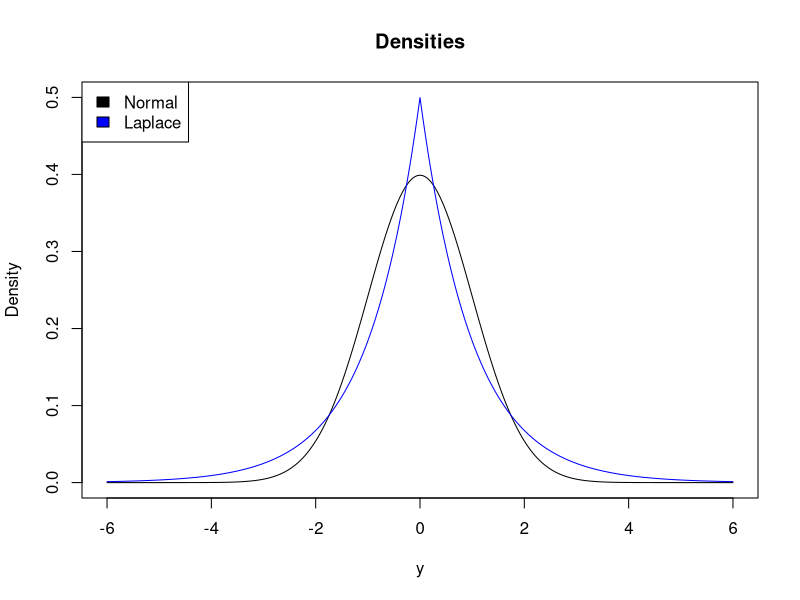
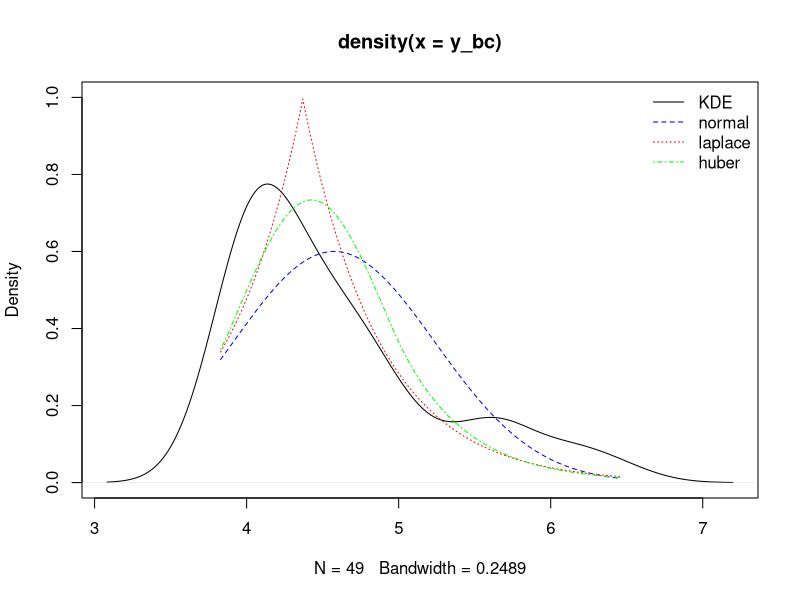
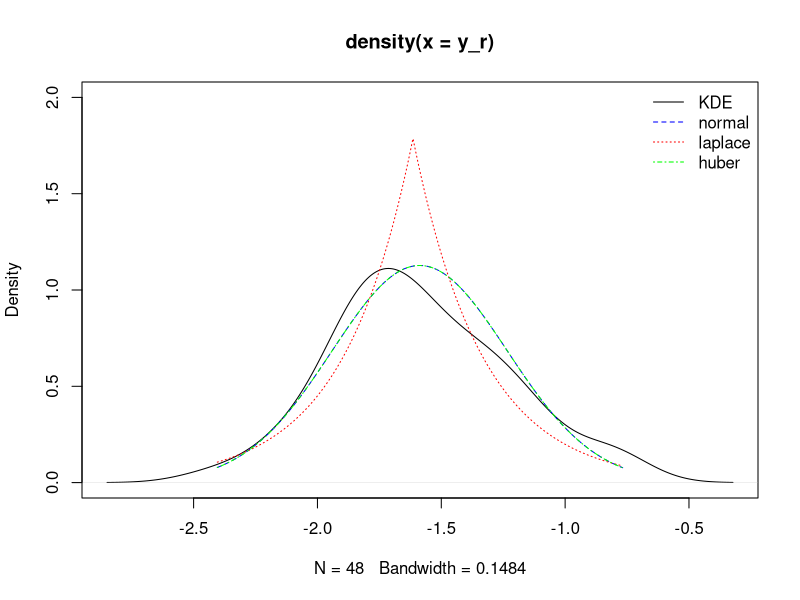
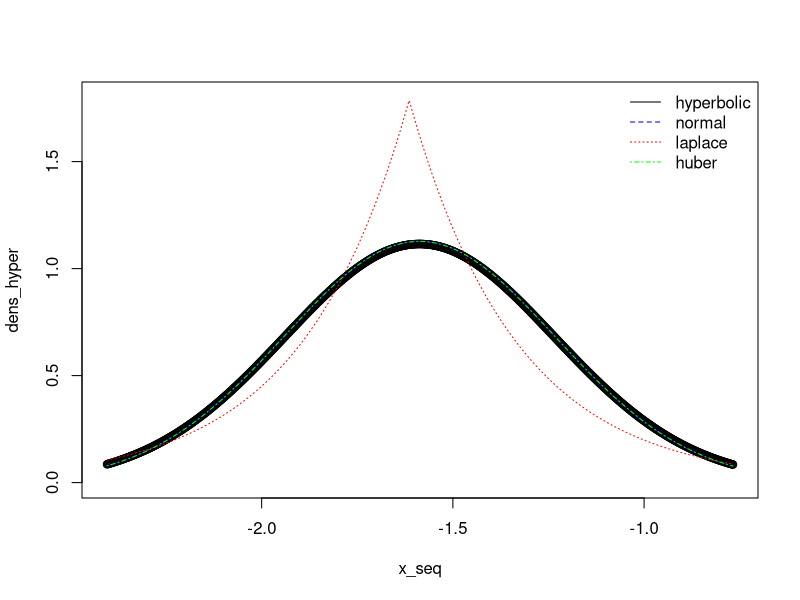
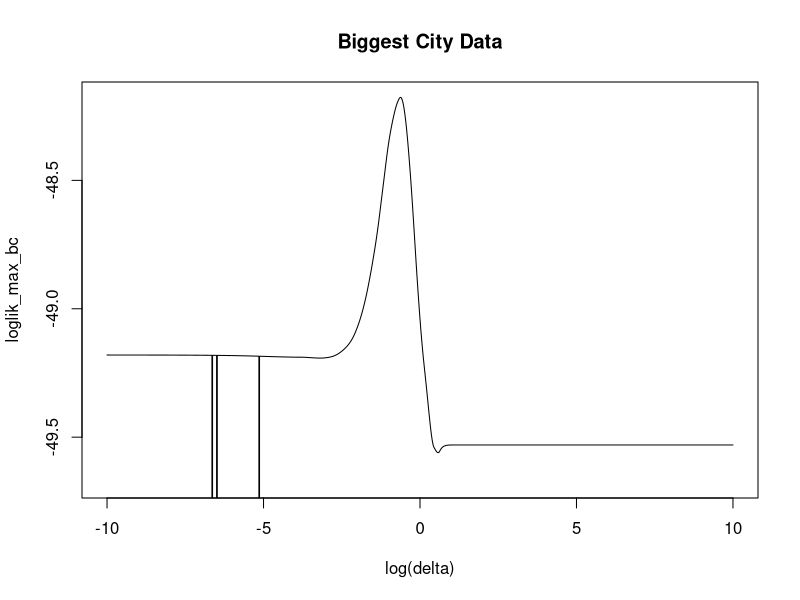
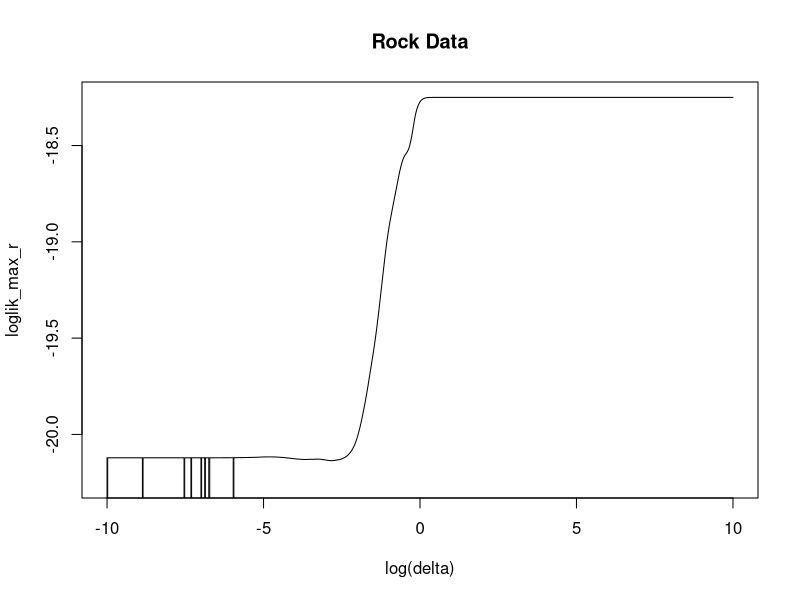
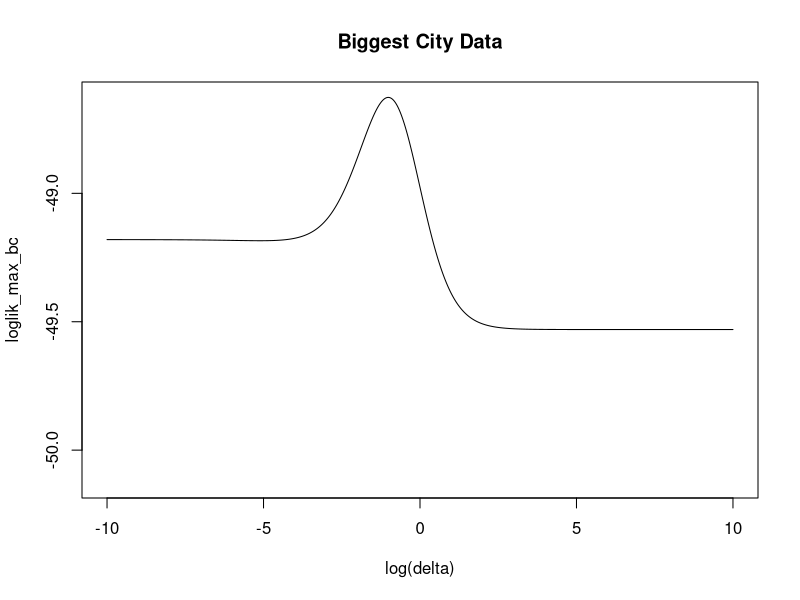
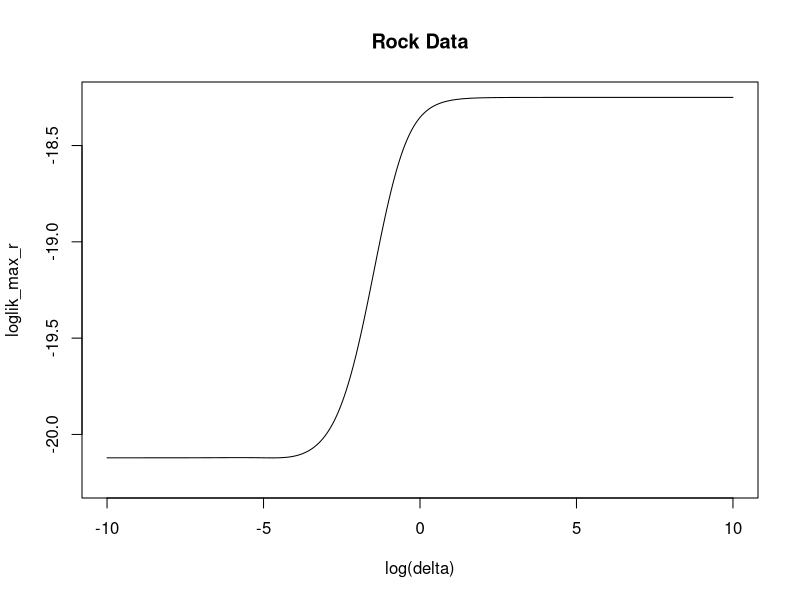

Here is the R script that generated these plots, in order:
## ---- chunk 1
knitr::opts_chunk$set(echo = TRUE)
library(boot)
## ---- chunk 2
dlaplace = function(x,location=0,scale=1,log=FALSE){
  out = -abs(x-location)/scale -log(2*scale)
  if(log){out}else{exp(out)}
}
## ---- chunk 3
x = seq(-6,6,length.out=10000)
dens_norm = dnorm(x)
dens_laplace = dlaplace(x)
plot(dens_norm~x,main="Densities",ylim=c(0,0.5),ylab="Density",xlab="y",type="l")
lines(dens_laplace~x,col="blue")
legend("topleft",c("Normal","Laplace"),fill=c("black","blue"))
## ---- chunk 4
mle_normal = function(y,return_vcov=TRUE){
  # The parameterization is for theta = (mu,sigma)
  # mu = mean, sigma = standard deviation
  # The returned vcov is in this parameterization
  # initial optimization is done using log(sigma)
  f_norm_trans = function(theta_trans){
    # function for log-likelihood for transformed variables
    mu = theta_trans[1]
    sigma = exp(theta_trans[2])
    sum(dnorm(y,mean=mu,sd=sigma,log=TRUE))
  }
  # getting optimum under transformation
  control = list(fnscale=-1,maxit=1000,reltol=1e-10)
  opt_trans = optim(c(0,0),f_norm_trans,control=control,hessian=FALSE)
  # making output for untransformed variables
  mu = opt_trans$par[1]
  sigma = exp(opt_trans$par[2])
  theta = c(mu=mu,sigma=sigma)
  loglik = opt_trans$value
  out = list(theta=theta,loglik=loglik)
  # getting vcov if we want to return it
  if(return_vcov){
    f_norm = function(theta){
      # log-likelihood function for untransformed variables
      mu = theta[1]
      sigma = theta[2]
      sum(dnorm(y,mean=mu,sd=sigma,log=TRUE))
    }
    # getting vcov and putting it into output
    # optimHess just computes and outputs the hessian
    hessian = optimHess(theta,f_norm,control=control)
    # we have to negate and invert the hessian for vcov
    # solve inverts matrices
    out$vcov = solve(-hessian)
  }
  # returning output
  return(out)
}
mle_laplace = function(y){
  # The parameterization is for theta = (mu,sigma)
  # mu = location, sigma = scale
  # The returned vcov is in this parameterization
  # initial optimization is done using log(sigma)
  f_laplace_trans = function(theta_trans){
    # function for log-likelihood for transformed variables
    mu = theta_trans[1]
    sigma = exp(theta_trans[2])
    sum(dlaplace(y,location=mu,scale=sigma,log=TRUE))
  }
  # getting optimum under transformation
  control = list(fnscale=-1,maxit=1000,reltol=1e-10)
  opt_trans = optim(c(0,0),f_laplace_trans,control=control,hessian=FALSE)
  # making output for untransformed variables
  mu = opt_trans$par[1]
  sigma = exp(opt_trans$par[2])
  theta = c(mu=mu,sigma=sigma)
  loglik = opt_trans$value
  out = list(theta=theta,loglik=loglik)
  # returning output
  return(out)
}
## ---- chunk 5
library(boot)
data(rock)
y_r = log(rock$shape)
fit_norm_y_r = mle_normal(y_r,FALSE)
fit_laplace_y_r = mle_laplace(y_r)
fit_norm_y_r
fit_laplace_y_r
## ---- chunk 6
data(bigcity)
y_bc = log(bigcity$x)
fit_norm_y_bc = mle_normal(y_bc,FALSE)
fit_laplace_y_bc = mle_laplace(y_bc)
fit_norm_y_bc
fit_laplace_y_bc
## ---- chunk 7
dhuber = function(y,mu=0,delta=1,alpha=1,log=FALSE){
  # mu is location, delta is caliper, alpha is tail-shaoe
  NC = 2*exp(-alpha/2)*delta/alpha+ 
    delta*sqrt(2*pi/alpha)*(pnorm(sqrt(alpha))-pnorm(-sqrt(alpha)))
  log_NC = log(NC)
  out = -alpha*ifelse(abs(y-mu)<=delta,(y-mu)^2/(2*delta^2),abs(y-mu)/delta-1/2)
  out = out - log_NC
  if(log){out}else{exp(out)}
}
## ---- chunk 8
mle_huber = function(y){
  # The parameterization is for theta = (mu,delta,alpha)
  # The returned vcov is in this parameterization
  # initial optimization is done using log(delta) and log(alpha)
  f_huber_trans = function(theta_trans){
    # function for log-likelihood for transformed variables
    mu = theta_trans[1]
    delta = exp(theta_trans[2])
    alpha = exp(theta_trans[3])
    sum(dhuber(y,mu,delta,alpha,log=TRUE))
  }
  # getting optimum under transformation
  control = list(fnscale=-1,maxit=1000,reltol=1e-10)
  opt_trans = optim(c(0,0,0),f_huber_trans,control=control,hessian=FALSE)
  # making output for untransformed variables
  mu = opt_trans$par[1]
  delta = exp(opt_trans$par[2])
  alpha = exp(opt_trans$par[3])
  theta = c(mu=mu,delta=delta,alpha=alpha)
  loglik = opt_trans$value
  out = list(theta=theta,loglik=loglik)
  # returning output
  return(out)
}
## ---- chunk 9
# task 1
# the MLE from the Huber density for both data sets
##AJW## just input the data to the mle function, not dhuber(data) OH!
#mle_huber(dhuber(y_bc))
#mle_huber(dhuber(y_r))
fit_huber_y_bc = mle_huber(y_bc)
fit_huber_y_r = mle_huber(y_r)


# Plot a density estimator of the data along with fitted densities for the normal, Laplace, and Huber models. 
##AJW## changing ylim to get everything on the plot
#plot(density(y_bc))
plot(density(y_bc),ylim=c(0,1))

x_seq = seq(min(y_bc),max(y_bc),length.out=1000)
dens_norm = dnorm(x_seq,mean=fit_norm_y_bc[["theta"]][["mu"]],
                  sd=fit_norm_y_bc[["theta"]][["sigma"]])
##AJW## same procedure with the other two models
# dens_laplace = dlaplace(x_seq,location=laplace_mle_mu,scale=laplace_mle_sigma) 
dens_laplace = dlaplace(x_seq,location=fit_laplace_y_bc[[1]][1],scale=fit_laplace_y_bc[[1]][2]) 
dens_huber = dhuber(x_seq,mu=fit_huber_y_bc[[1]][1],delta=fit_huber_y_bc[[1]][2],alpha=fit_huber_y_bc[[1]][3])

##AJW## then just add the density values plotted against the x values
lines(dens_norm~x_seq,col="blue",lty=2)
lines(dens_laplace~x_seq,col="red",lty=3)
lines(dens_huber~x_seq,col="green",lty=4)

##AJW
legend("topright",legend=c("KDE","normal","laplace","huber"),col=c("black","blue","red","green"),lty=c(1,2,3,4),bty="n")

##AJW## the cutoff on the left is because I used the range of the 
##data to make x-axis values for the densities of the fitted 
##models for the plot. You can change this if you want, not necessary.

## ---- chunk 10
plot(density(y_r),ylim=c(0,2))

x_seq = seq(min(y_r),max(y_r),length.out=1000)
dens_norm = dnorm(x_seq,mean=fit_norm_y_r[["theta"]][["mu"]],
                  sd=fit_norm_y_r[["theta"]][["sigma"]])
dens_laplace = dlaplace(x_seq,location=fit_laplace_y_r[[1]][1],scale=fit_laplace_y_r[[1]][2]) 
dens_huber = dhuber(x_seq,mu=fit_huber_y_r[[1]][1],delta=fit_huber_y_r[[1]][2],alpha=fit_huber_y_r[[1]][3])


lines(dens_norm~x_seq,col="blue",lty=2)
lines(dens_laplace~x_seq,col="red",lty=3)
lines(dens_huber~x_seq,col="green",lty=4)

legend("topright",legend=c("KDE","normal","laplace","huber"),col=c("black","blue","red","green"),lty=c(1,2,3,4),bty="n")
## ---- chunk 11
log_NC_hyperbolic = function(delta,alpha){
  if(log(alpha)< -20){
    -log(alpha)+log(2)+log(delta)
  }else{
    log(besselK(alpha,1,TRUE)) - alpha + log(2)+log(delta)
  }

}
## ---- chunk 12
#task 2
# we need to write a density function for the hyperbolic loss
dhyperbolic = function(y,mu=0,delta=1,alpha=1,log=FALSE){
  # log_dens = -loss - log(normalizing constant)
  log_NC_hyperbolic = function(delta,alpha){
    if(log(alpha)< -20){
      -log(alpha)+log(2)+log(delta)
    }else{
      log(besselK(alpha,1,TRUE)) - alpha + log(2)+log(delta)
    }
  }
  
  log_density = -alpha*sqrt(1+(y-mu)^2/delta^2) - log_NC_hyperbolic(delta,alpha)
  
  if(log==TRUE){
    return(log_density)
  }else{
    return(exp(log_density))
  }
  
}
dens_hyper = dhyperbolic(x_seq,mu=fit_huber_y_r[[1]][1],delta=fit_huber_y_r[[1]][2],alpha=fit_huber_y_r[[1]][3])
plot(dens_hyper~x_seq, ylim=c(0,1.8))
lines(dens_norm~x_seq,col="blue",lty=2)
lines(dens_laplace~x_seq,col="red",lty=3)
lines(dens_huber~x_seq,col="green",lty=4)
legend("topright",legend=c("hyperbolic","normal","laplace","huber"),col=c("black","blue","red","green"),lty=c(1,2,3,4),bty="n")
## ---- chunk 13
# task 3
mle_hyperbolic = function(y){
  # need a log_likelihood function that takes in par
  # need to use optim on this function
  # return the par value from optim
  # use transformations to make optim's life easy
  
  log_likelihood_fn_trans = function(par){
    mu = par[1]
    delta = exp(par[2]) #has to be positive
    alpha = exp(par[3]) #has to be positive
    
    return(sum(dhyperbolic(y,mu,delta,alpha,log=TRUE)))
  }
  
  opt = optim(c(0,0,0),log_likelihood_fn_trans,control = list(fnscale=-1))
  
  par = opt$par
  par[2] = exp(par[2])
  par[3] = exp(par[3])
  names(par) = c("mu","delta","alpha")
  
  return(list(par = par, loglik = opt$value))
}
mle_hyperbolic(y_bc)
mle_hyperbolic(y_r)
mle_huber(y_bc)
mle_huber(y_r)
mle_normal(y_bc)
mle_normal(y_r)
## ---- chunk 14
mle_huber_fix = function(y,delta=1){
  # The parameterization is for theta = (mu,delta,alpha)
  # The returned vcov is in this parameterization
  # initial optimization is done using log(delta) and log(alpha)
  f_huber_trans = function(theta_trans){
    # function for log-likelihood for transformed variables
    mu = theta_trans[1]
    # delta = exp(theta_trans[2])
    alpha = exp(theta_trans[2])# 3])
    sum(dhuber(y,mu,delta,alpha,log=TRUE))
  }
  # getting optimum under transformation
  control = list(fnscale=-1,maxit=1000,reltol=1e-16)
  par=c(0,0)# ,0,0)
  opt_trans = optim(par,f_huber_trans,method="BFGS",control=control,hessian=FALSE)
  # making output for untransformed variables
  mu = opt_trans$par[1]
  # delta = exp(opt_trans$par[2])
  alpha = exp(opt_trans$par[2])# 3])
  theta = c(mu=mu,alpha=alpha)# ,delta=delta,alpha=alpha)
  loglik = opt_trans$value
  out = list(theta=theta,loglik=loglik)
  # returning output
  return(out)
}
loglik_fun_mle_huber_single = function(delta,y){
  mle_huber_fix(y,delta)$loglik# theta[2]
}
loglik_fun_mle_huber = Vectorize(loglik_fun_mle_huber_single,vectorize.args = c("delta"))

delta = exp(seq(-10,10,length.out=2000))
loglik_max_bc = loglik_fun_mle_huber(delta,y=y_bc)
plot(loglik_max_bc~log(delta),type="l",main="Biggest City Data",ylim=c(-1.5,0)+max(loglik_max_bc))
loglik_max_r = loglik_fun_mle_huber(delta,y=y_r)
plot(loglik_max_r~log(delta),type="l",main="Rock Data",ylim=c(-2,0)+max(loglik_max_r))
## ---- chunk 15
mle_hyper_fix = function(y,delta=1){
  # The parameterization is for theta = (mu,delta,alpha)
  # The returned vcov is in this parameterization
  # initial optimization is done using log(delta) and log(alpha)
  f_hyper_trans = function(theta_trans){
    # function for log-likelihood for transformed variables
    mu = theta_trans[1]
    # delta = exp(theta_trans[2])
    alpha = exp(theta_trans[2])# 3])
    sum(dhyperbolic(y,mu,delta,alpha,log=TRUE))
  }
  # getting optimum under transformation
  control = list(fnscale=-1,maxit=1000,reltol=1e-16)
  par=c(0,0)# ,0,0)
  opt_trans = optim(par,f_hyper_trans,method="Nelder-Mead",control=control,hessian=FALSE)
  # making output for untransformed variables
  mu = opt_trans$par[1]
  # delta = exp(opt_trans$par[2])
  alpha = exp(opt_trans$par[2])# 3])
  theta = c(mu=mu,alpha=alpha)# ,delta=delta,alpha=alpha)
  loglik = opt_trans$value
  out = list(theta=theta,loglik=loglik)
  # returning output
  return(out)
}
loglik_fun_mle_hyper_single = function(delta,y){
  mle_hyper_fix(y,delta)$loglik# theta[2]
}
loglik_fun_mle_hyper = Vectorize(loglik_fun_mle_hyper_single,vectorize.args = c("delta"))

delta = exp(seq(-10,10,length.out=2000))
loglik_max_bc = loglik_fun_mle_hyper(delta,y=y_bc)
plot(loglik_max_bc~log(delta),type="l",main="Biggest City Data",ylim=c(-1.5,0)+max(loglik_max_bc))
loglik_max_r = loglik_fun_mle_hyper(delta,y=y_r)
plot(loglik_max_r~log(delta),type="l",main="Rock Data",ylim=c(-2,0)+max(loglik_max_r))
